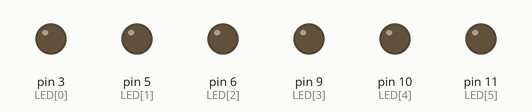
Recording of a sketch running on a simulated Arduino Uno, built with avr-gcc and run on an emulated ATmega328P. Shown: output pins drawn as LEDs (lit = HIGH).

Above: at 0.6 s.
At 3.2 s:
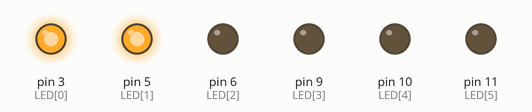
At 4.4 s:
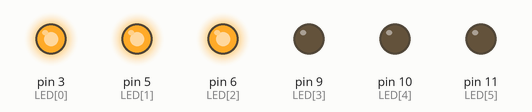
At 5.7 s:
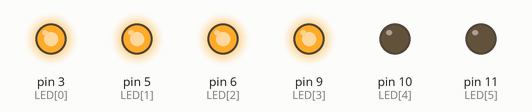
At 7.0 s:
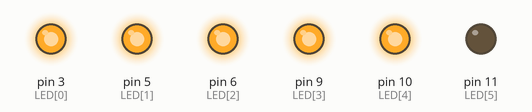
At 12.6 s:
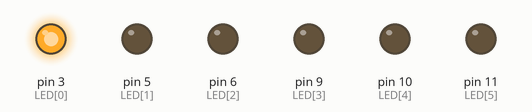
Timing chart, 0 to 13.9 s (numbered marks = the images above):
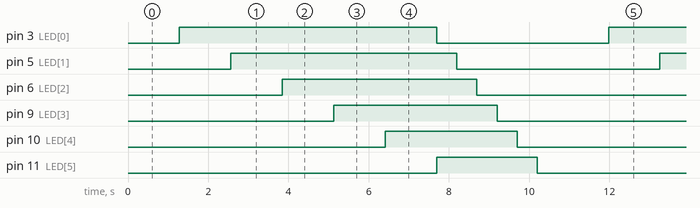

The sketch:

sketch_dec22b_analog2.ino
```cpp
//const int LED = 10;
const int LED[6] = {3,5,6,9,10,11};
//const int ALED = 0;

void setup() {
  for(int pn=0;pn<=5; pn++){
  pinMode(LED[pn], OUTPUT);
  }
}
void loop() {
  //int t_high = analogRead(ALED);  // 입력 핀에서 값 읽기
  //for(int t_high=0;t_high<=10;t_high++){
  //  analogWrite(LED, t_high*25);
  //  delay(50);
  //}
  for(int n=0;n<=5;n++){
    for(int t_high=0;t_high<=255;t_high++){
    analogWrite(LED[n], t_high);
    delay(5);
    }

  }
  for(int n=0;n<=5;n++){

    analogWrite(LED[n], 0);
    delay(500);
    }

}
```

Measured:
- by itself, pin 3 (LED[0]): alternates HIGH for 6.4 s and LOW for 4.3 s
- by itself, pin 5 (LED[1]): alternates HIGH for 5.6 s and LOW for 5.1 s
- by itself, pin 6 (LED[2]): alternates HIGH for 4.9 s and LOW for 5.8 s
- by itself, pin 9 (LED[3]): alternates HIGH for 4.1 s and LOW for 6.6 s
- by itself, pin 10 (LED[4]): alternates HIGH for 3.3 s and LOW for 7.4 s
- by itself, pin 11 (LED[5]): alternates HIGH for 2.5 s and LOW for 8.2 s
